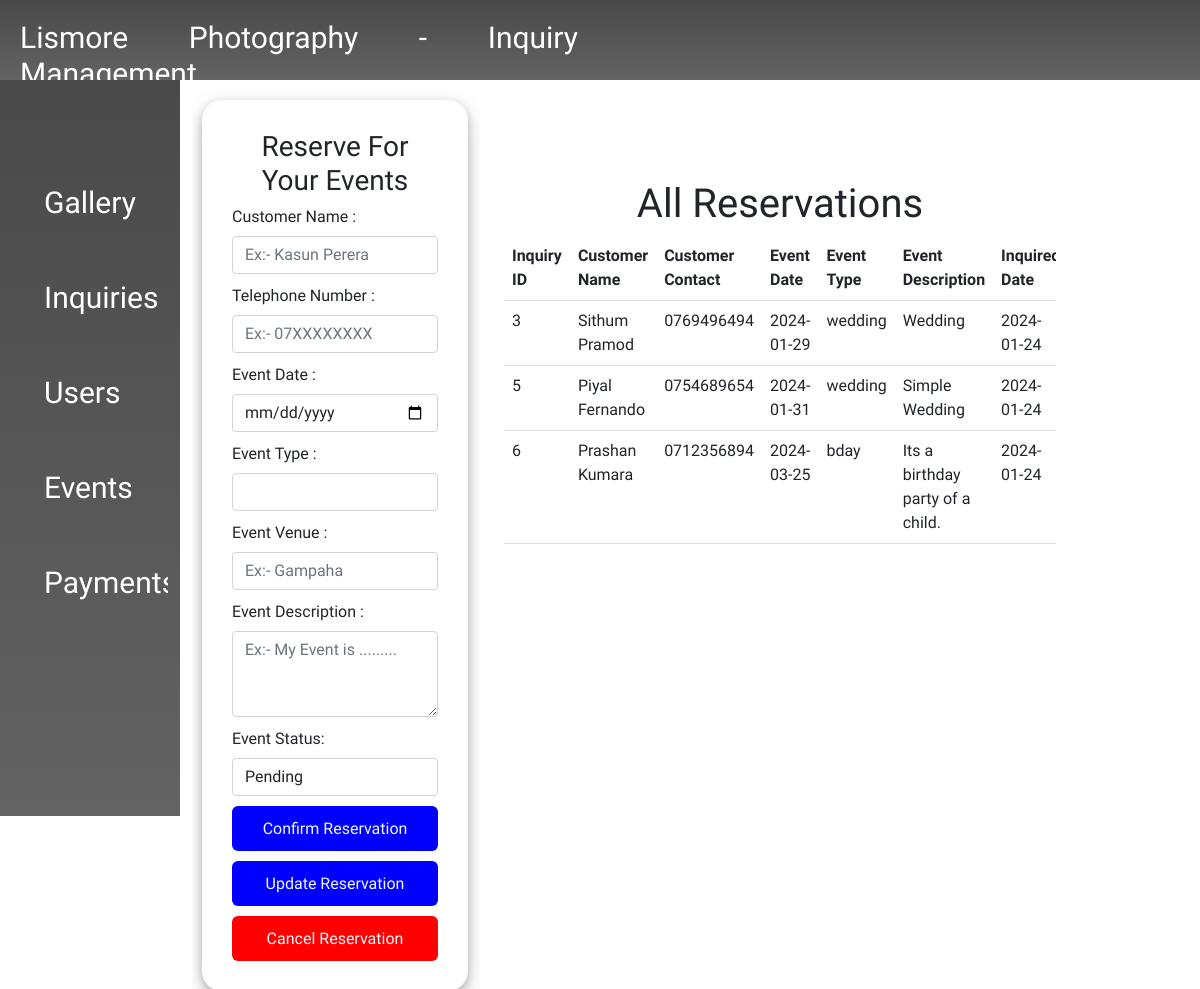
Page /admin_inquiry.php on the committed database.
### tables this page shows
CREATE TABLE `inquiries` (
  `i_id` int NOT NULL,
  `i_desc` varchar(500) DEFAULT NULL,
  `i_date` date DEFAULT NULL,
  `c_name` varchar(100) DEFAULT NULL,
  `c_tpno` varchar(10) DEFAULT NULL,
  `event_date` date DEFAULT NULL,
  `event_venue` varchar(100) DEFAULT NULL,
  `i_status` enum('Pending','Completed','Canceled') DEFAULT NULL,
  `e_type` varchar(100) DEFAULT NULL
);

### admin_inquiry.php (the view, shortened to what this page needs)
<?php
$admin_name = $_SESSION['admin_name'];
require('class.php');
$db = new database_connection();
$conn = $db->get_con();
if (isset($_GET["page"])) {
    $page = $_GET["page"];
} else {
    $page = 1;
}
$first_inquiry = ($page - 1) * 6;
?>
<!DOCTYPE html>
<html lang="en">
<head>
    <link rel="stylesheet" href="./pages/css/inquiry_management.css">
</head>
<body>
    <header>
        <div class="container-fluid header-line">
            <div class="row">
                <div class="col-sm-6 left-column">
                    <h1>Lismore Photography - Inquiry Management</h1>
                </div>
                <div class="col-sm-6 right-columns justify-content-end text-end">
                    <h1><?php echo $admin_name ?></h1>
                </div>
            </div>
        </div>
    </header>
    <main>
        <div class="container-fluid main-content">
            <div class="row">
                <div class="col-sm-3 side-bar">
                    <ul class="side-bar-content">
                        <li class="side-bar-item"><a href="admin_gallery.php" class="side-bar-link">Gallery</a></li>
                        <li class="side-bar-item"><a href="admin_inquiry.php" class="side-bar-link">Inquiries</a></li>
                        <li class="side-bar-item"><a href="" class="side-bar-link">Users</a></li>
                        <li class="side-bar-item"><a href="" class="side-bar-link">Events</a></li>
                        <li class="side-bar-item"><a href="" class="side-bar-link">Payments</a></li>
                    </ul>
                </div>
                <div class="col-sm-9">
                    <div class="container-fluide">
                        <div class="row">
                            <div class="col-sm-4 inquiry-form">
                                <form method="post" class="form-inquiry" enctype="multipart/form-data">
                                    <h3 align="center">Reserve For Your Events</h3>
                                    <div class="form-group">
                                        <label for="c_name">Customer Name : </label>
                                        <input type="text" class="form-control" id="c_name" name="c_name" placeholder="Ex:- Kasun Perera " value="<?php if (isset($_SESSION["name"])) {
                                                                                                                                                        echo $_SESSION["name"];
                                                                                                                                                    } ?>" />
                                    </div>
                                    <div class="form-group">
                                        <label for="tpno">Telephone Number : </label>
                                        <input type="text" class="form-control" id="tpno" name="tpno" placeholder="Ex:- 07XXXXXXXX" value="<?php if (isset($_SESSION["tpno"])) {
                                                                                                                                                echo $_SESSION["tpno"];
                                                                                                                                            } ?>">
                                    </div>
                                    <div class="form-group">
                                        <label for="e_date">Event Date : </label>
                                        <input type="date" class="form-control" id="e_date" name="e_date" placeholder="Event Date" pattern="\d{4}-\d{2}-\d{2}" value="
                                        <?php if (isset($_SESSION["event_date"])) {
                                            echo $_SESSION["event_date"];
                                        } ?>
                                        ">
                                    </div>
                                    <div class="form-group">
                                        <label for="e_type">Event Type : </label>
                                        <select name="e_type" id="" class="form-control" id="e_type" name="e_type" placeholder="Select Your Event Type">
                                            <option value="<?php if (isset($_SESSION["e_type"])) {
                                                                echo $_SESSION["e_type"];
                                                            } ?>"><?php if (isset($_SESSION["e_type"])) {
                                                                    } ?></option>
                                            <option value="Wedding">Wedding</option>
                                        </select>
                                    </div>
                                    <div class="form-group">
                                        <label for="e_venue">Event Venue : </label>
                                        <input type="text" class="form-control" id="e_venue" name="e_venue" placeholder="Ex:- Gampaha" value="<?php if (isset($_SESSION["e_venue"])) {
                                                                                                                                                    echo $_SESSION["e_venue"];
                                                                                                                                                }  ?>">
                                    </div>
                                    <div class="form-group">
                                        <label for="e_desc">Event Description : </label>
                                        <textarea class="form-control" id="e_desc" name="e_desc" placeholder="Ex:- My Event is ........." rows=3><?php if (isset($_SESSION["e_desc"])) {
                                                                                                                                                    } ?></textarea>
                                    </div>
                                    <div class="form-group">
                                        <label for="e_status">Event Status: </label>
                                        <select name="e_status" id="" class="form-control" id="e_status" name="e_status" placeholder="Select Your Event Type">
                                            <option value="Pending" selected="selected">Pending</option>
                                        </select>
                                    </div>
                                    <button type="submit" class="btn btn-submit confirm-btn" name="btn_confirm">Confirm Reservation</button>
                                    <button type="submit" class="btn btn-submit update-btn" name="btn_update">Update Reservation</button>
                                    <input type="reset" class="btn btn-reset reset-btn" value="Cancel Reservation">
                                </form>
                            </div>
                            <div class="col-sm-8 inquiry-table">
                                <div class="container-fluid inquiry-table-section">
                                    <div class="row">
                                        <div class="title-text">
                                            <h1 class="title text-center">All Reservations</h1>
                                        </div>
                                    </div>
                                    <div class="row">
                                        <table class="table inq-table">
                                            <tr>
                                                <th>Inquiry ID</th>
                                                <th>Customer Name</th>
                                                <th>Customer Contact</th>
                                                <th>Event Date</th>
                                                <th>Event Type</th>
                                                <th>Event Description</th>
                                                <th>Inquired Date</th>
                                            </tr>
                                            <?php
                                            $sql = "SELECT * FROM inquiries LIMIT $first_inquiry, 6";
                                            $result = $conn->query($sql);
                                            if ($result->num_rows > 0) {
                                                while ($row = $result->fetch_assoc()) {
                                            ?>
                                                    <tr>
                                                        <td><?php echo $row["i_id"] ?></td>
                                                        <td><?php echo $row["c_name"] ?></td>
                                                        <td><?php echo $row["c_tpno"] ?></td>
                                                        <td><?php echo $row["event_date"] ?></td>
                                                        <td><?php echo $row["e_type"] ?></td>
                                                        <td><?php echo $row["i_desc"] ?></td>
                                                        <td><?php echo $row["i_date"] ?></td>
                                                    </tr>
                                            <?php
                                                }
                                            }
                                            ?>
                                        </table>
                                    </div>
                                </div>
                            </div>
                        </div>
                    </div>
                </div>
            </div>
        </div>
    </main>
</body>
</html>

### pages/css/style.css (style rules this page uses)
* { margin: 0px; padding: 0px; text-decoration: none; list-style: none; font-family: 'work sans', sans-serif; box-sizing: border-box; overflow-x: hidden; }
:root { --main-color:#ffc83d; --primary-color: #0a1118; }
a { color: var(--primary-color); }

### pages/css/login.css (style rules this page uses)
* { margin: 0px; padding: 0px; text-decoration: none; list-style: none; font-family: 'work sans', sans-serif; box-sizing: border-box; overflow: hidden; overflow-y: hidden; }
:root { --main-color:#ffc83d; --primary-color: #0a1118; }
a { color: var(--primary-color); }
.btn { width: 100%; height: 45px; background: #d6d6d6; border: none; outline: none; border-radius: 6px; cursor: pointer; font-size: 1em; color: #162938; font-weight: 500; }

### pages/css/sign.css (style rules this page uses)
* { margin: 0px; padding: 0px; text-decoration: none; list-style: none; font-family: 'work sans', sans-serif; box-sizing: border-box; overflow: hidden; overflow-y: hidden; }
:root { --main-color:#ffc83d; --primary-color: #0a1118; }
a { color: var(--primary-color); }
.btn { width: 100%; height: 45px; background: #d6d6d6; border: none; outline: none; border-radius: 6px; cursor: pointer; font-size: 1em; color: #162938; font-weight: 500; }

### pages/css/inquiry_management.css (style rules this page uses)
body { background-color: transparent; overflow: auto; }
.header-line { color:aliceblue; background-image: linear-gradient(rgba(0, 0, 0, 0.712),rgba(0, 0, 0, 0.6)); }
.header-line { height:80px; background-image: linear-gradient(rgba(0, 0, 0, 0.712),rgba(0, 0, 0, 0.61)); color:white; justify-content: space-around; text-align: justify; vertical-align: middle; padding:10px; }
.header-line h1 { font-size: 30px; padding: 10px; }
.side-bar { width: 15vw; height:92vh; background-image: linear-gradient(rgba(0, 0, 0, 0.712),rgba(0, 0, 0, 0.61)); }
.side-bar .side-bar-content { list-style-type: none; margin-top: 100px; }
.side-bar .side-bar-content .side-bar-item { margin-bottom: 50px; }
.side-bar-link { text-decoration: none; color:white; cursor: pointer; font-size: 30px; }
.side-bar-link::before { content: ''; height:60px; width:5px; background-color: white; position: absolute; left:0px; opacity:0; }
.form-group { margin-bottom:10px; }
.form-inquiry { box-shadow: 0 4px 8px 0 rgba(0, 0, 0, 0.2), 0 6px 20px 0 rgba(0, 0, 0, 0.19); padding:30px; width:auto; height:auto; margin-top: 20px; margin-bottom: 100px; margin-left:10px; border-radius: 20px; }
.confirm-btn { margin-bottom:10px; background-color: blue; color:aliceblue; }
.update-btn { margin-bottom:10px; background-color: blue; color:aliceblue; }
.reset-btn { background-color: red; color:aliceblue; }
.title-text { margin-top: 100px; }
.inq-table { width:100%; }

### class.php (style rules this page uses)
body { background-color: black; }

### rows in the picture
inquiries: i_id "3", c_name "Sithum Pramod", c_tpno "0769496494", event_date "2024-01-29", e_type "wedding", i_desc "Wedding", i_date "2024-01-24"
inquiries: i_id "5", c_name "Piyal Fernando", c_tpno "0754689654", event_date "2024-01-31", e_type "wedding", i_desc "Simple Wedding", i_date "2024-01-24"
inquiries: i_id "6", c_name "Prashan Kumara", c_tpno "0712356894", event_date "2024-03-25", e_type "bday", i_desc "Its a birthday party of a child.", i_date "2024-01-24"
